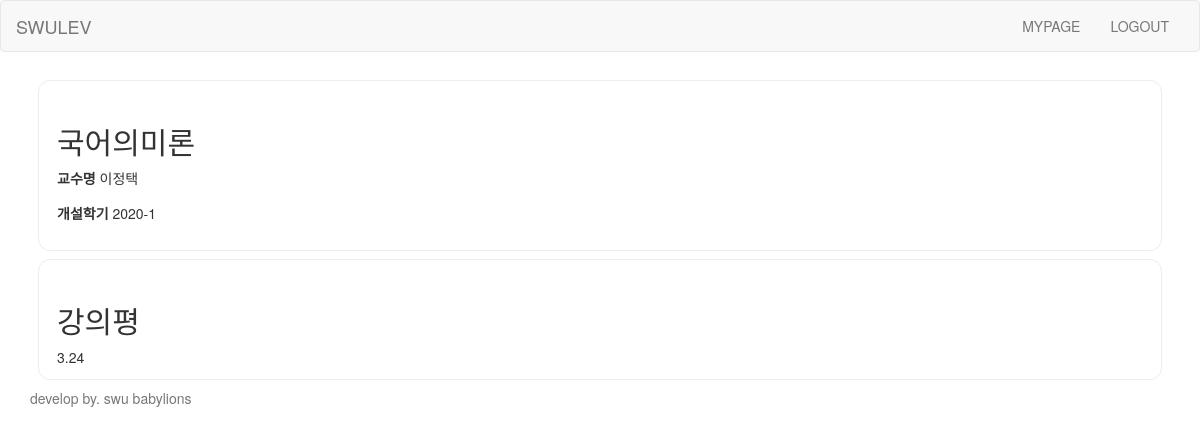
Before: /detail/KL02018-01/ with the older database file.
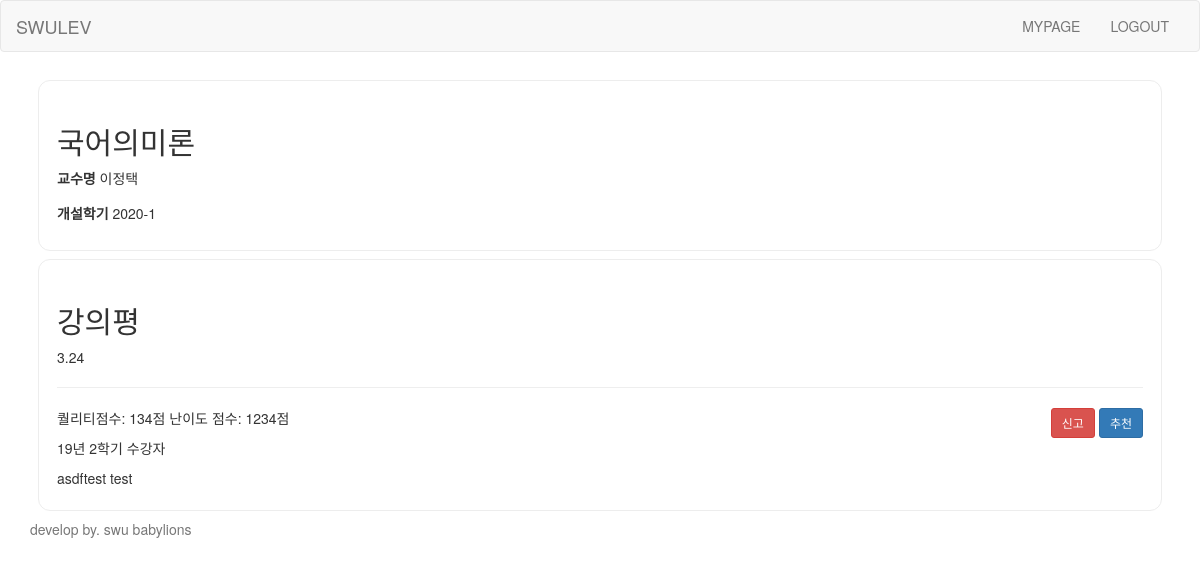
After: the same page with the newer database file.
### swuapp/models.py (models this page shows, shortened)
class Board(models.Model):
    content = models.TextField()
    quality = models.IntegerField()
    challenge = models.IntegerField()
    recommend = models.IntegerField()
    user = models.ForeignKey('Student_User', on_delete=models.CASCADE, related_name='user_id')
    lecture = models.ForeignKey('Lecture', on_delete=models.CASCADE, related_name='lecture')

### swuapp/views.py (the view)
# urls.py: path('detail/<lectureid>/', detail, name='detail'),
def detail(request, lectureid):
    current_lecture = get_object_or_404(Lecture, pk=lectureid)
    boards = Board.objects.filter(lecture = current_lecture)
    return render(request, 'detail.html', {'current_lecture' : current_lecture, 'boards': boards})

### swuapp/templates/detail.html (shortened to what this page needs)
{% extends 'base.html' %}
{% block content %}
<div class="lecture-detail">
  <h2>{{current_lecture.lecturename}}</h2>
  <p>
    <label>교수명</label>
    <span>{{current_lecture.professor}}</span>
  </p>
  <p class="semesters">
    <label>개설학기</label>
    <span>{{current_lecture.semester}}</span>
  </p>
</div>
<div class="detail-article">
  <h2>강의평</h2>
  <div class="rating">
    <div class="rate">
      <span>
        <span class="value">3.24</span>
      </span>
    </div>
  </div>
  {% for b in boards %}
    <div class="articles">
      <hr>
      <article>
        <button type="button" class="btn btn-sm btn-primary" id="detailbt">추천</button>
        <button type="button" class="btn btn-sm btn-danger">신고</button>
        <p class="rate">
          <span class="quality-star">
            <span class="on" style="width: 100%;">퀄리티점수: {{b.quality}}점</span>
          </span>
          <span class="level-star">
            <span class="on" style="width: 100%;">난이도 점수: {{b.challenge}}점</span>
          </span>
        </p>
        <p class="info">
          <span class="semester">19년 2학기 수강자</span>
        </p>
        <p class="text">{{b.content}}</p>
      </article>
    </div>
  {% endfor %}
</div>
{% endblock %}

Changed rows visible on the page:
added Board: quality "134", challenge "1234", content "asdftest test"
